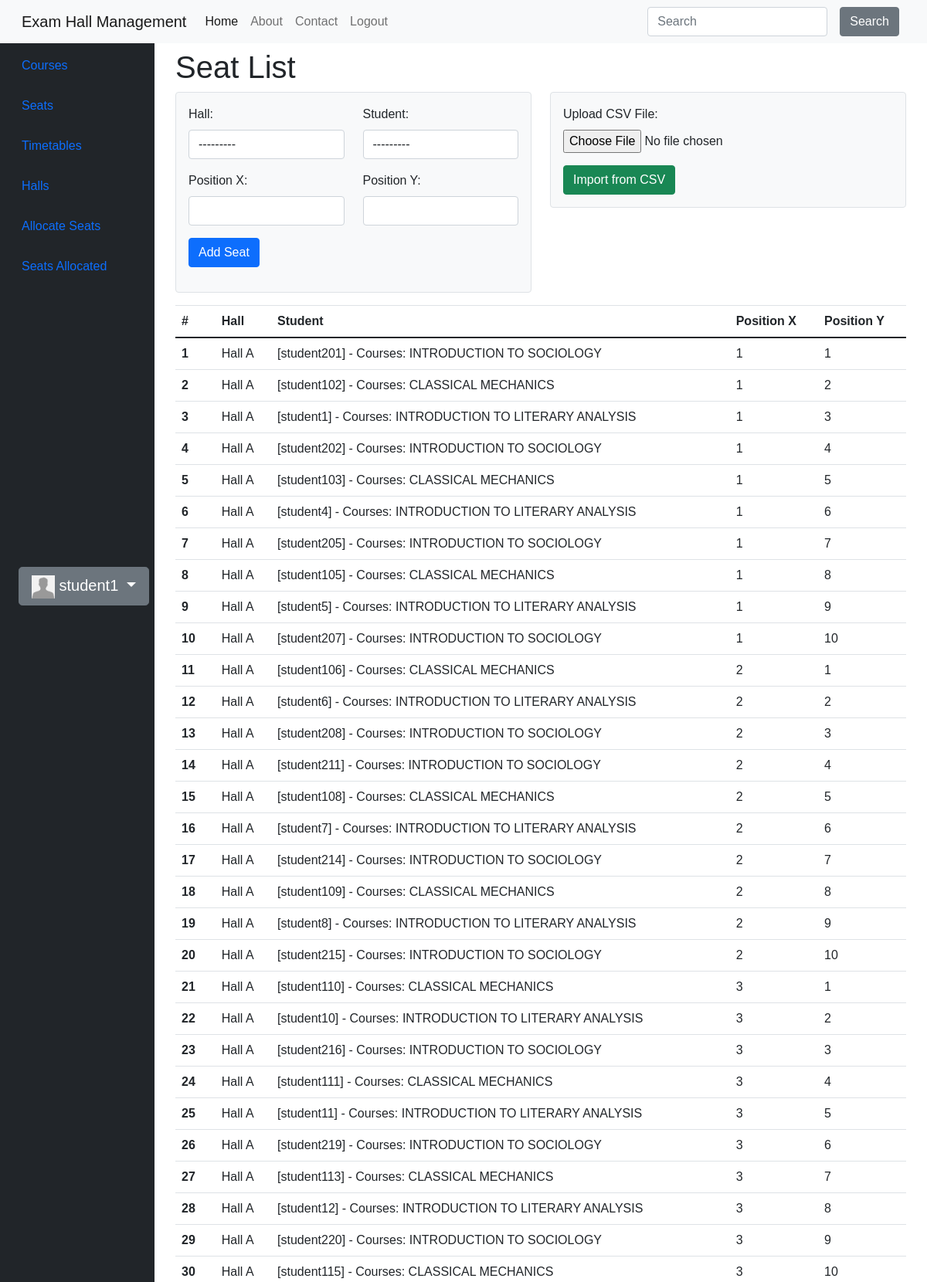
Page /main/seats/ (signed in, upper part) on the committed database.
### accounts/models.py (models this page shows, shortened)
class CustomUser(AbstractUser):
    email = models.EmailField(unique=True)
    first_name = models.CharField(max_length=30)
    middle_name = models.CharField(max_length=30, blank=True, null=True)
    last_name = models.CharField(max_length=30)
    date_of_birth = models.DateField(null=True, blank=True)
    user_type = models.CharField(max_length=20, verbose_name="User Type")
    slug = models.SlugField(unique=True, blank=True, null=True)
    objects = CustomUserManager()

class Profile(models.Model):
    user = models.OneToOneField(CustomUser, on_delete=models.CASCADE)
    avatar = models.ImageField(
        default='avatar.jpg', # default avatar
        upload_to='profile_avatars' # dir to store the image
    )

class Student(CustomUser):
    LEVEL_CHOICES = (
        (100, '100'),
        (200, '200'),
        (300, '300'),
        (400, '400'),
    )
    level = models.IntegerField(choices=LEVEL_CHOICES, null=True, blank=True)
    class Meta:
        verbose_name = 'Student'
        verbose_name_plural = 'Students'
    def __str__(self):
        today_courses = get_today_courses()
        all_offers = self.offer.all()
        today_courses_ids = set(course.id for course in today_courses)
        all_offers_ids = set(offer.course.id for offer in all_offers)
        common_course_ids = today_courses_ids.intersection(all_offers_ids)
        student_offers = all_offers.filter(course__id__in=common_course_ids)
        course_names = ", ".join(str(offer.course).upper() for offer in student_offers)
        return f"[{self.username}] - Courses: {course_names}"

### main/models.py (models this page shows, shortened)
class Offer(models.Model):
    student = models.ForeignKey('accounts.Student', on_delete=models.CASCADE, related_name='offer')
    course = models.ForeignKey(Course, on_delete=models.CASCADE)

class Seat(models.Model):
    hall = models.ForeignKey('Hall', on_delete=models.CASCADE)
    student = models.ForeignKey('accounts.Student', on_delete=models.CASCADE, null=True, blank=True)
    position_x = models.IntegerField()
    position_y = models.IntegerField()

class Hall(models.Model):
    invigilators = models.ManyToManyField('accounts.Invigilator', related_name='halls', blank=True)
    name = models.CharField(max_length=100)
    capacity = models.PositiveIntegerField()
    description = models.CharField(max_length=256)
    courses = models.ManyToManyField('Course')
    num_columns = models.PositiveIntegerField(default=0)
    num_rows = models.PositiveIntegerField(default=0)
    def __str__(self):
        return f"{self.name}"

class TimeTable(models.Model):
    course = models.ForeignKey(Course, on_delete=models.CASCADE)
    exam_date = models.DateField()
    exam_time = models.TimeField()

class Course(models.Model):
    name = models.CharField(max_length=100)
    code = models.CharField(max_length=8)
    department = models.ForeignKey(Department, on_delete=models.CASCADE)
    def __str__(self):
        return f"{self.name}"

### main/views.py (the view, shortened to what this page needs)
# urls.py: path('seats/', SeatCreateView.as_view(), name='seats'),
class SeatCreateView(View):
    template_name = 'main/seats.html'
    def get(self, request, *args, **kwargs):
        seats = Seat.objects.all()
        form = SeatForm()
        return render(request, self.template_name, {'seats': seats, 'form': form})

### main/forms.py
class SeatForm(forms.ModelForm):
    class Meta:
        model = Seat
        fields = ['hall', 'student', 'position_x', 'position_y']

### main/utils.py (called while the page is built)
def get_today_courses():
    today_date = timezone.now().date()
    today_timetable_entries = TimeTable.objects.filter(exam_date=today_date)
    courses_today = [timetable_entry.course for timetable_entry in today_timetable_entries]
    return courses_today

### main/templates/main/seats.html (shortened to what this page needs)
{% extends 'main/base.html' %}
{% load widget_tweaks %}
{% block content %}
    <h1>Seat List</h1>
    <div class="row mb-3">
        <div class="col-md-6">
            <div class="form-container bg-light p-3 rounded border">
                <form method="post" enctype="multipart/form-data">
                    <div class="form-group row">
                        <div class="col-md-6">
                            <label for="{{ form.hall.id_for_label }}">Hall:</label>
                            {{ form.hall|add_class:"form-control" }}
                        </div>
                        <div class="col-md-6">
                            <label for="{{ form.student.id_for_label }}">Student:</label>
                            {{ form.student|add_class:"form-control" }}
                        </div>
                        <div class="col-md-6 mt-3">
                            <label for="{{ form.position_x.id_for_label }}">Position X:</label>
                            {{ form.position_x|add_class:"form-control" }}
                        </div>
                        <div class="col-md-6 mt-3">
                            <label for="{{ form.position_y.id_for_label }}">Position Y:</label>
                            {{ form.position_y|add_class:"form-control" }}
                        </div>
                        <div class="col-md-12 mt-3">
                            <button type="submit" class="btn btn-primary">Add Seat</button>
                        </div>
                    </div>
                </form>
            </div>
        </div>
        <div class="col-md-6">
            <div class="form-container bg-light p-3 rounded border">
                <form method="post" enctype="multipart/form-data">
                    <div class="form-group">
                        <label for="csv_file">Upload CSV File:</label>
                        <input class="form-control-file" type="file" name="csv_file" required>
                    </div>
                    <div class="mt-3">
                        <button type="submit" class="btn btn-success">Import from CSV</button>
                    </div>
                </form>
            </div>
        </div>
    </div>
    <table class="table">
        <thead>
            <tr>
                <th scope="col">#</th>
                <th scope="col">Hall</th>
                <th scope="col">Student</th>
                <th scope="col">Position X</th>
                <th scope="col">Position Y</th>
            </tr>
        </thead>
        <tbody>
            {% for seat in seats %}
                <tr>
                    <th scope="row">{{ forloop.counter }}</th>
                    <td>{{ seat.hall }}</td>
                    <td>{{ seat.student }}</td>
                    <td>{{ seat.position_x }}</td>
                    <td>{{ seat.position_y }}</td>
                </tr>
            {% endfor %}
        </tbody>
    </table>
{% endblock %}

### main/templates/main/base.html (shortened to what this page needs)
<!DOCTYPE html>
<html lang="en">
<head>
    <link rel="stylesheet" href="https://stackpath.bootstrapcdn.com/bootstrap/4.5.2/css/bootstrap.min.css">
    <link href="https://cdn.jsdelivr.net/npm/bootstrap@5.0.2/dist/css/bootstrap.min.css" rel="stylesheet">
    <link rel="stylesheet" href="https://cdnjs.cloudflare.com/ajax/libs/font-awesome/5.15.1/css/all.min.css">
    <link href="https://cdn.jsdelivr.net/npm/bootstrap@5.0.2/dist/css/bootstrap.min.css" rel="stylesheet">
</head>
<body>
    <nav class="navbar navbar-expand-lg navbar-light bg-light fixed-top">
        <div class="container-fluid">
            <a class="navbar-brand" href="{% url 'index' %}">Exam Hall Management</a>
            <div class="collapse navbar-collapse" id="navbarColor04">
                <ul class="navbar-nav me-auto">
                    <li class="nav-item">
                        <a class="nav-link active" href="{% url 'index' %}">Home</a>
                    </li>
                    <li class="nav-item">
                        <a class="nav-link" href="{% url 'about' %}">About</a>
                    </li>
                    <li class="nav-item">
                        <a class="nav-link" href="{% url 'contact' %}">Contact</a>
                    </li>
                    {% if user.is_authenticated %}
                    <li class="nav-item">
                        <a class="nav-link" href="{% url 'accounts:logout' %}">Logout</a>
                    </li>
                    {% endif %}
                </ul>
                <form class="d-flex">
                    <input class="form-control me-sm-2" type="search" placeholder="Search">
                    <button class="btn btn-secondary mx-2 my-2 my-sm-0" type="submit">Search</button>
                </form>
            </div>
        </div>
    </nav>
    <div class="container-fluid">
        <div class="row flex-nowrap">
            <div class="col-auto col-md-3 col-xl-2 px-sm-2 px-0 bg-dark" #sidebar>
                <div class="d-flex flex-column align-items-center align-items-sm-start px-3 pt-2 text-white min-vh-100">
                    <ul class="nav nav-pills flex-column mb-sm-auto mb-0 align-items-center align-items-sm-start mt-5" id="menu">
                        <li>
                            <a href="{% url 'main:courses' %}" class="nav-link px-0 align-middle">
                             <span class="ms-1 d-none d-sm-inline">Courses</span></a>
                        </li>
                        <li>
                            <a href="{% url 'main:seats' %}" class="nav-link px-0 align-middle">
                             <span class="ms-1 d-none d-sm-inline">Seats</span></a>
                        </li>
                        <li>
                            <a href="{% url 'main:timetables' %}" class="nav-link px-0 align-middle">
                             <span class="ms-1 d-none d-sm-inline">Timetables</span></a>
                        </li>
                        <li>
                            <a href="{% url 'main:halls' %}" class="nav-link px-0 align-middle">
                             <span class="ms-1 d-none d-sm-inline">Halls</span></a>
                        </li>
                        <li>
                            <a href="{% url 'main:allocate' %}" class="nav-link px-0 align-middle">
                                 <span class="ms-1 d-none d-sm-inline">Allocate Seats</span>
                            </a>
                        </li>
                        <li>
                            <a href="{% url 'main:allocated_seats' %}" class="nav-link px-0 align-middle">
                                 <span class="ms-1 d-none d-sm-inline">Seats Allocated</span>
                            </a>
                        </li>
                    </ul>
                    <div class="dropdown">
                        <div class="btn btn-lg btn-secondary dropdown-toggle my-3"
                        type="button" id="dropdownMenuButton1" data-bs-toggle="dropdown" aria-expanded="false">
                            <img src="{{ user.profile.avatar.url }}" width="30" height="30">
                            {{ user.username }}
                        </div>
                    </div>
                </div>
            </div>
            <div class="col my-5">
                <div id="content">
                    {% block content %}{% endblock %}
                </div>
            </div>
        </div>
    </div>
</body>
</html>

### rows in the picture
CustomUser: profile.avatar (placeholder picture), username "student1"
Offer: student "---------"
Seat: hall "Hall A", student "[student201] - Courses: INTRODUCTION TO SOCIOLOGY", position_x "1", position_y "1"
Seat: hall "Hall A", student "[student102] - Courses: CLASSICAL MECHANICS", position_x "1", position_y "2"
Seat: hall "Hall A", student "[student1] - Courses: INTRODUCTION TO LITERARY ANALYSIS", position_x "1", position_y "3"
Seat: hall "Hall A", student "[student202] - Courses: INTRODUCTION TO SOCIOLOGY", position_x "1", position_y "4"
Seat: hall "Hall A", student "[student103] - Courses: CLASSICAL MECHANICS", position_x "1", position_y "5"
Seat: hall "Hall A", student "[student4] - Courses: INTRODUCTION TO LITERARY ANALYSIS", position_x "1", position_y "6"
Seat: hall "Hall A", student "[student205] - Courses: INTRODUCTION TO SOCIOLOGY", position_x "1", position_y "7"
Seat: hall "Hall A", student "[student105] - Courses: CLASSICAL MECHANICS", position_x "1", position_y "8"
Seat: hall "Hall A", student "[student5] - Courses: INTRODUCTION TO LITERARY ANALYSIS", position_x "1", position_y "9"
Seat: hall "Hall A", student "[student207] - Courses: INTRODUCTION TO SOCIOLOGY", position_x "1", position_y "10"
Seat: hall "Hall A", student "[student106] - Courses: CLASSICAL MECHANICS", position_x "2", position_y "1"
Seat: hall "Hall A", student "[student6] - Courses: INTRODUCTION TO LITERARY ANALYSIS", position_x "2", position_y "2"
Seat: hall "Hall A", student "[student208] - Courses: INTRODUCTION TO SOCIOLOGY", position_x "2", position_y "3"
Seat: hall "Hall A", student "[student211] - Courses: INTRODUCTION TO SOCIOLOGY", position_x "2", position_y "4"
Seat: hall "Hall A", student "[student108] - Courses: CLASSICAL MECHANICS", position_x "2", position_y "5"
Seat: hall "Hall A", student "[student7] - Courses: INTRODUCTION TO LITERARY ANALYSIS", position_x "2", position_y "6"
Seat: hall "Hall A", student "[student214] - Courses: INTRODUCTION TO SOCIOLOGY", position_x "2", position_y "7"
Seat: hall "Hall A", student "[student109] - Courses: CLASSICAL MECHANICS", position_x "2", position_y "8"
Seat: hall "Hall A", student "[student8] - Courses: INTRODUCTION TO LITERARY ANALYSIS", position_x "2", position_y "9"
Seat: hall "Hall A", student "[student215] - Courses: INTRODUCTION TO SOCIOLOGY", position_x "2", position_y "10"
Seat: hall "Hall A", student "[student110] - Courses: CLASSICAL MECHANICS", position_x "3", position_y "1"
Seat: hall "Hall A", student "[student10] - Courses: INTRODUCTION TO LITERARY ANALYSIS", position_x "3", position_y "2"
Seat: hall "Hall A", student "[student216] - Courses: INTRODUCTION TO SOCIOLOGY", position_x "3", position_y "3"
Seat: hall "Hall A", student "[student111] - Courses: CLASSICAL MECHANICS", position_x "3", position_y "4"
Seat: hall "Hall A", student "[student11] - Courses: INTRODUCTION TO LITERARY ANALYSIS", position_x "3", position_y "5"
Seat: hall "Hall A", student "[student219] - Courses: INTRODUCTION TO SOCIOLOGY", position_x "3", position_y "6"
Seat: hall "Hall A", student "[student113] - Courses: CLASSICAL MECHANICS", position_x "3", position_y "7"
Seat: hall "Hall A", student "[student12] - Courses: INTRODUCTION TO LITERARY ANALYSIS", position_x "3", position_y "8"
Seat: hall "Hall A", student "[student220] - Courses: INTRODUCTION TO SOCIOLOGY", position_x "3", position_y "9"
Seat: hall "Hall A", student "[student115] - Courses: CLASSICAL MECHANICS", position_x "3", position_y "10"
